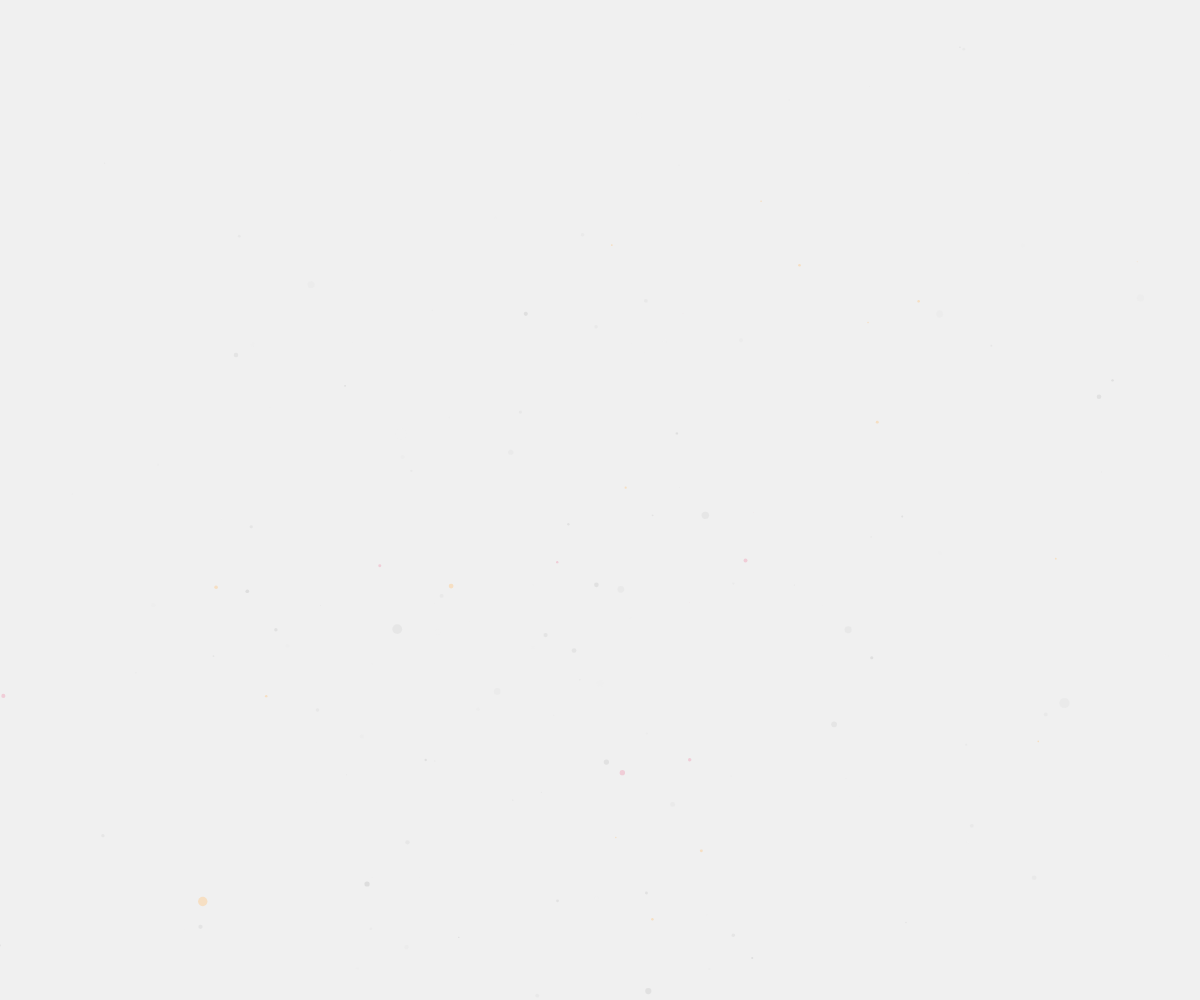
Frame 1 (no input)
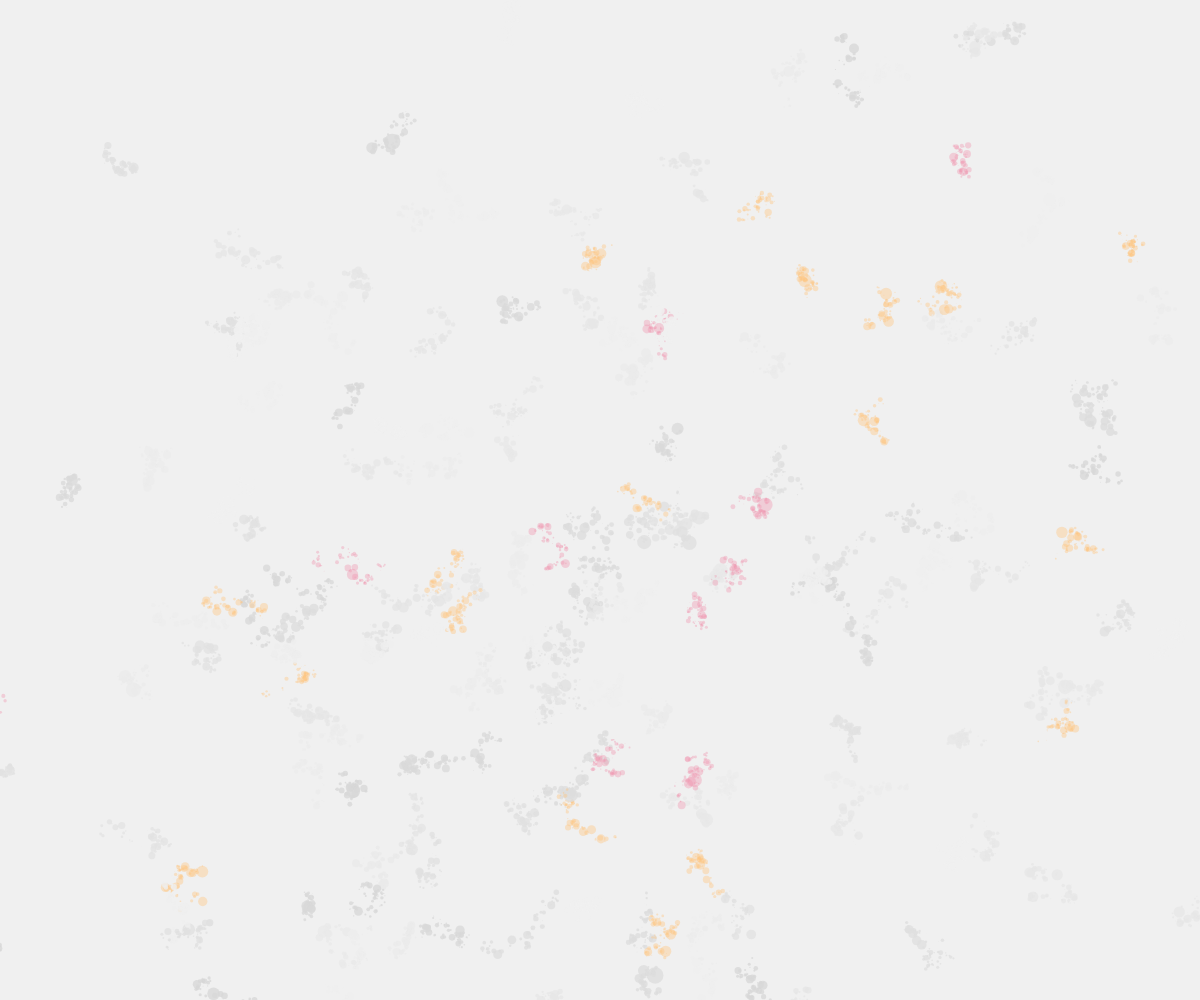
Frame 60 (no input)
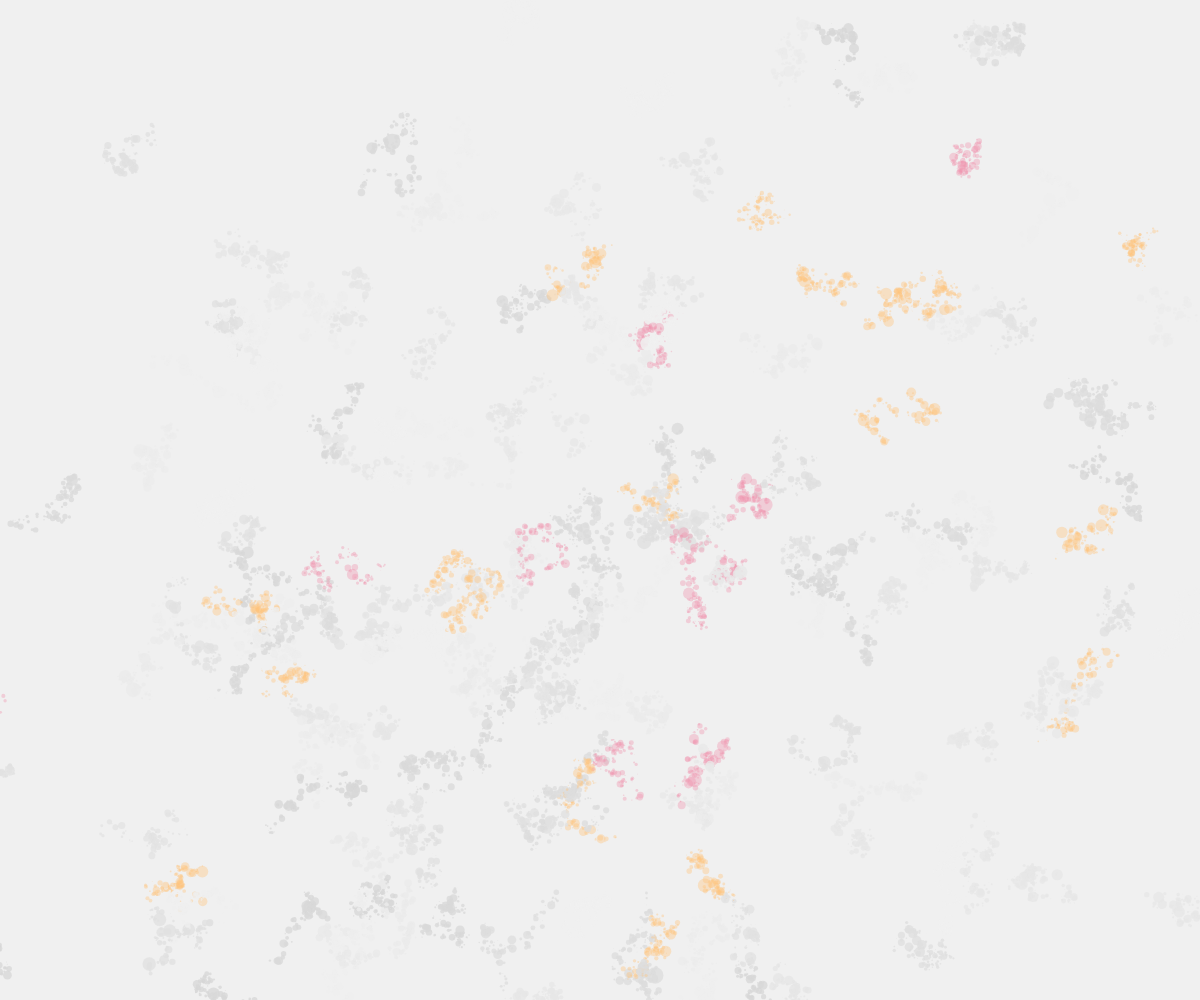
Frame 120 (the mouse pressed at the canvas centre since frame 60)

The p5.js sketch that drew these frames (run headless with seeded random() and noise() and a simulated clock; from frame 60 on, the mouse is pressed at the canvas centre):

// p5.js sketch
// ── sketch.js
let canvas;
let walkersOrigin;
let walkersArray = [200];
let numberOfWalkers = 200;
function setup() {
  createCanvas(windowWidth, windowHeight);
  background(240);
  //declaring new walkers and placing them into an array (walkersArray)
  for(let i = 0; i < numberOfWalkers; ++i){
   walkersOrigin = new Walkers();
   walkersArray[i] = walkersOrigin;
  }
}
function draw() {
  for(let i = 0; i < numberOfWalkers; ++i){
    walkersArray[i].show();
    walkersArray[i].step();
  }
}
function windowResized() {
	resizeCanvas(windowWidth, windowHeight);
}
//declaring an object called  Walkers
let Walkers = function() {
    //declaring attributes
    this.grayValue = Math.random() * (240 - 215) + 215;
    this.redValue = this.grayValue, this.greenValue = this.grayValue, this.blueValue = this.grayValue, this.alphaValue = 200;
    this.num1 = Math.nrand(), this.num2 = Math.nrand();
    this.standardDeviation = 333;
    this.mean = windowWidth / 2;
    this.x = this.standardDeviation * this.num1 + this.mean;
    this.y = this.standardDeviation * this.num2 + this.mean;
    //sets the colour value of the Walkers
    this.setColour = function(red, green, blue, alpha) {
      this.redValue = red;
      this.greenValue = green;
      this.blueValue = blue;
      this.alphaValue = alpha;
    };
    //declaring a random number between 1 and 15
    //modifying the value of 15, changes the probability of different colour Walkers being generated
    this.randomValue = Math.random() * (12 - 1) + 1;
    //the colour of the Walker depends on random number
    if(Math.round(this.randomValue) === 1 ){
      this.setColour(240, 240, 240, 222);
    }else if(Math.round(this.randomValue) === 3){
      this.setColour(240, 150, 175, 100);
    }else if(Math.round(this.randomValue) === 4){
      this.setColour(254, 197, 126, 100);
    }
    //declaring the show function that will decide the look of a Walker, colour, size and positon
    Walkers.prototype.show = function() {
      noStroke();
      fill(this.redValue, this.greenValue, this.blueValue, this.alphaValue);
      let size = Math.nrand() * random(2,5);
      ellipse(this.x, this.y, size, size);
    };
    //declaring the step function that will decide in which direction the Walker will take
    Walkers.prototype.step = function() {
      this.x += Math.nrand() * random(2,5);
      this.y += Math.nrand() * random(2,5);
    };
};
//The following function was written by Meredith Dodge. Code found at: https://www.meredithdodge.com/2012/05/30/a-great-little-javascript-function-for-generating-random-gaussiannormalbell-curve-numbers
//The function returns a generated random number following the Gaussian distribution
Math.nrand = function() {
	var x1, x2, rad, y1;
	do {
		x1 = 2 * this.random() - 1;
		x2 = 2 * this.random() - 1;
		rad = x1 * x1 + x2 * x2;
	} while(rad >= 1 || rad == 0);
	var c = this.sqrt(-2 * Math.log(rad) / rad);
	return x1 * c;
};
